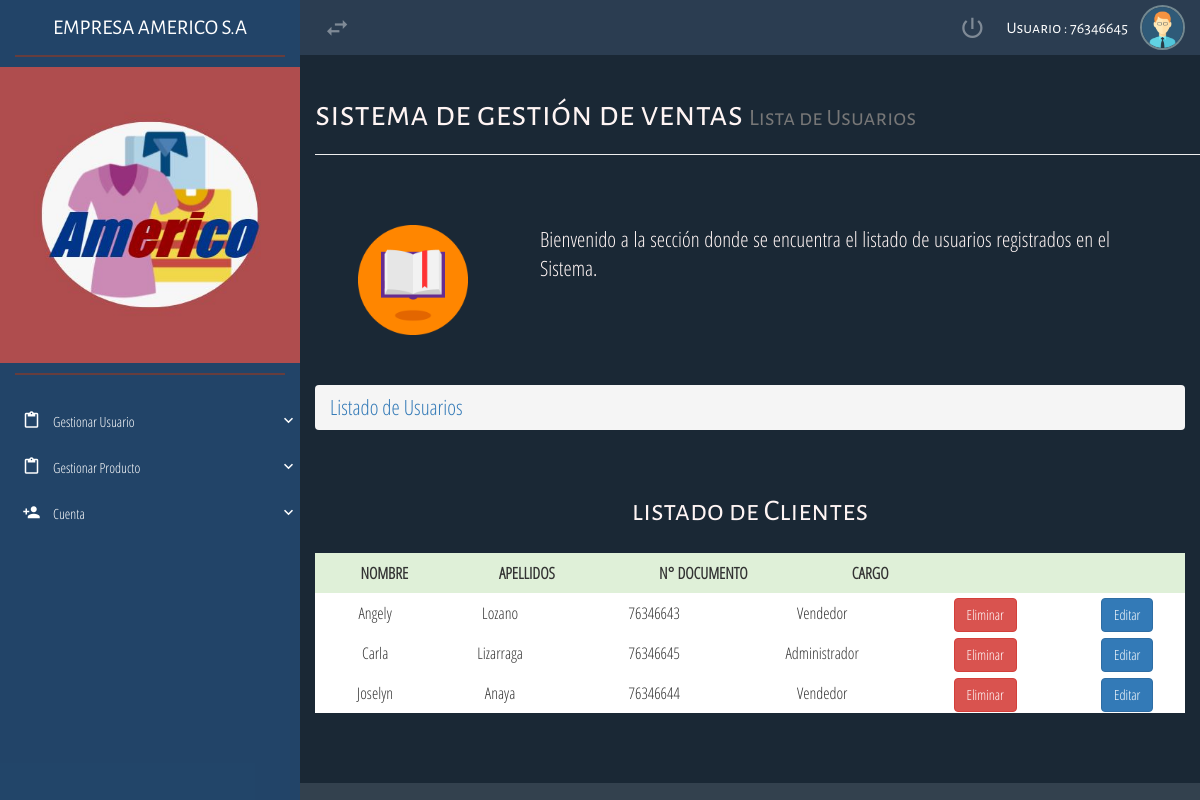
The page /ProyectoAmerico/vista/ListaUsuarios.php (signed in) on the database its author committed.
### tables this page shows
CREATE TABLE `usuario` (
  `idusuario` int(11) NOT NULL,
  `nombre` varchar(50) NOT NULL,
  `apellidos` varchar(100) NOT NULL,
  `numDoc` int(10) NOT NULL,
  `cargo` int(11) NOT NULL
);

CREATE TABLE `cargo` (
  `idcargo` int(11) NOT NULL,
  `nomcargo` varchar(50) NOT NULL
);

### ProyectoAmerico/modelo/conexion.php (called while the page is built, shortened)
<?php
class Conexion{
		private $conexion;
		function __construct(){
			$this->conexion = mysqli_connect("localhost","root","","bd_sistemaventas");
		}
		public function getConexion(){
			return $this->conexion;
		}
}
?>

### ProyectoAmerico/modelo/clusuarios.php (the view, shortened to what this page needs)
<?php
require_once "conexion.php";
class Usuario{
	public function listar(){
		$conectar = new Conexion();
		$instruccion = "select * from usuario order by idusuario";
		$consulta = mysqli_query($conectar->getConexion(),$instruccion);
			while ( $columna = mysqli_fetch_array($consulta) ){
						echo "<div class='div-table-row div-table-row-list'>";
								echo "<div class='div-table-cell' style='width: 4%;'>$columna[1]</div>";
								echo "<div class='div-table-cell' style='width: 4%;'>$columna[2]</div>";
								echo "<div class='div-table-cell' style='width: 6%;'>$columna[3]</div>";
                                $a=$columna[4];
			            		$usuario = "select * from cargo where idcargo = $a ";
			            		$consultausuario = mysqli_query ($conectar->getConexion(),$usuario);
			            		$resultadousuario = mysqli_fetch_array ($consultausuario);
								echo "<div class='div-table-cell' style='width: 4%;'>$resultadousuario[1]</div>";
                                echo "<div class='div-table-cell' style='width: 5%;'><a href='../controlador/eliminarUsuario.php?idusuario=".$columna['idusuario']."'><button type='button' class='btn btn-danger'>Eliminar</button></a></div>";
                                echo "<div class='div-table-cell' style='width: 3%;'><a href='../vista/editarUsuario.php?idusuario=".$columna['idusuario']."'><button type='button' class='btn btn-primary'>Editar</button></a></div>";
						echo "</div>";
					}
	}
}
?>

### ProyectoAmerico/css/style.css (style rules this page uses)
:root { --first-color: #33414E; --second-color: #2B3D51; --option-nav: rgba(204,122,0,.5); --option-infoBar: #FFD559; }
html, body { height: 100%; margin: 0; padding: 0; width: 100%; font-size: 16px; font-family: "Parrafos" !important; background-color: #fff; }
.div-table-row { display: table-row !important; width: 100%; margin: 0; padding: 0; background-color: transparent; height: 40px; line-height: 40px; }
.div-table-row .div-table-cell:first-child { border-left: 1px solid #E1E1E1; }
.div-table-cell { display: table-cell !important; margin: 0; padding: 0; background-color: transparent; height: 40px; line-height: 40px; border-bottom: 1px solid #E1E1E1; border-right: 1px solid #E1E1E1; border-top: 1px solid transparent; border-left: 1px solid transparent; text-align: center; }
.div-table-row-list .div-table-cell { border: none; }
.div-table-row-list { border: none; }
.div-table-row-list .div-table-cell:first-child { border-left: none; }

### rows shown on the page
usuario: nombre "Angely", apellidos "Lozano", numDoc "76346643", cargo.nomcargo "Vendedor"
usuario: nombre "Carla", apellidos "Lizarraga", numDoc "76346645", cargo.nomcargo "Administrador"
usuario: nombre "Joselyn", apellidos "Anaya", numDoc "76346644", cargo.nomcargo "Vendedor"

### other values the page prints
$u "76346645"
